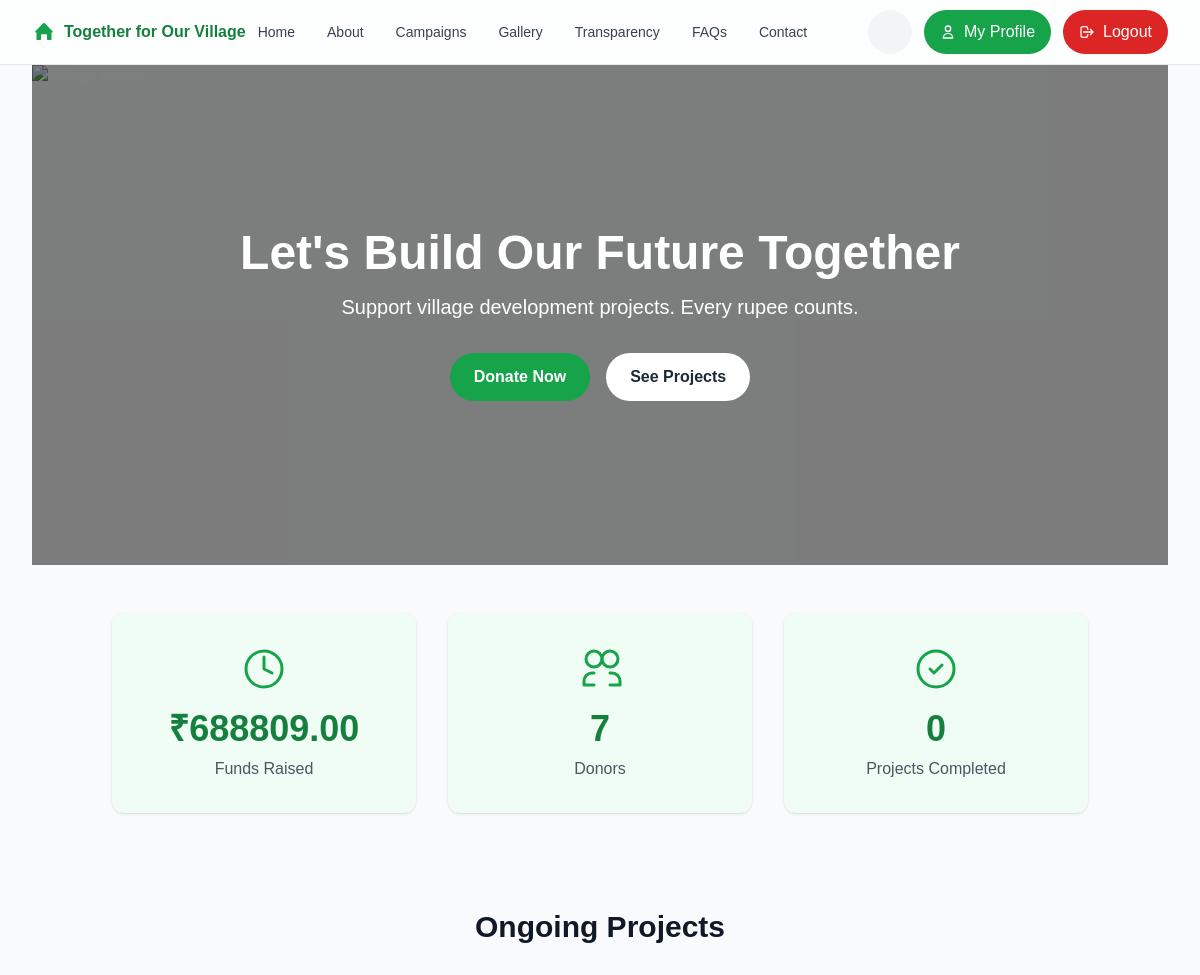
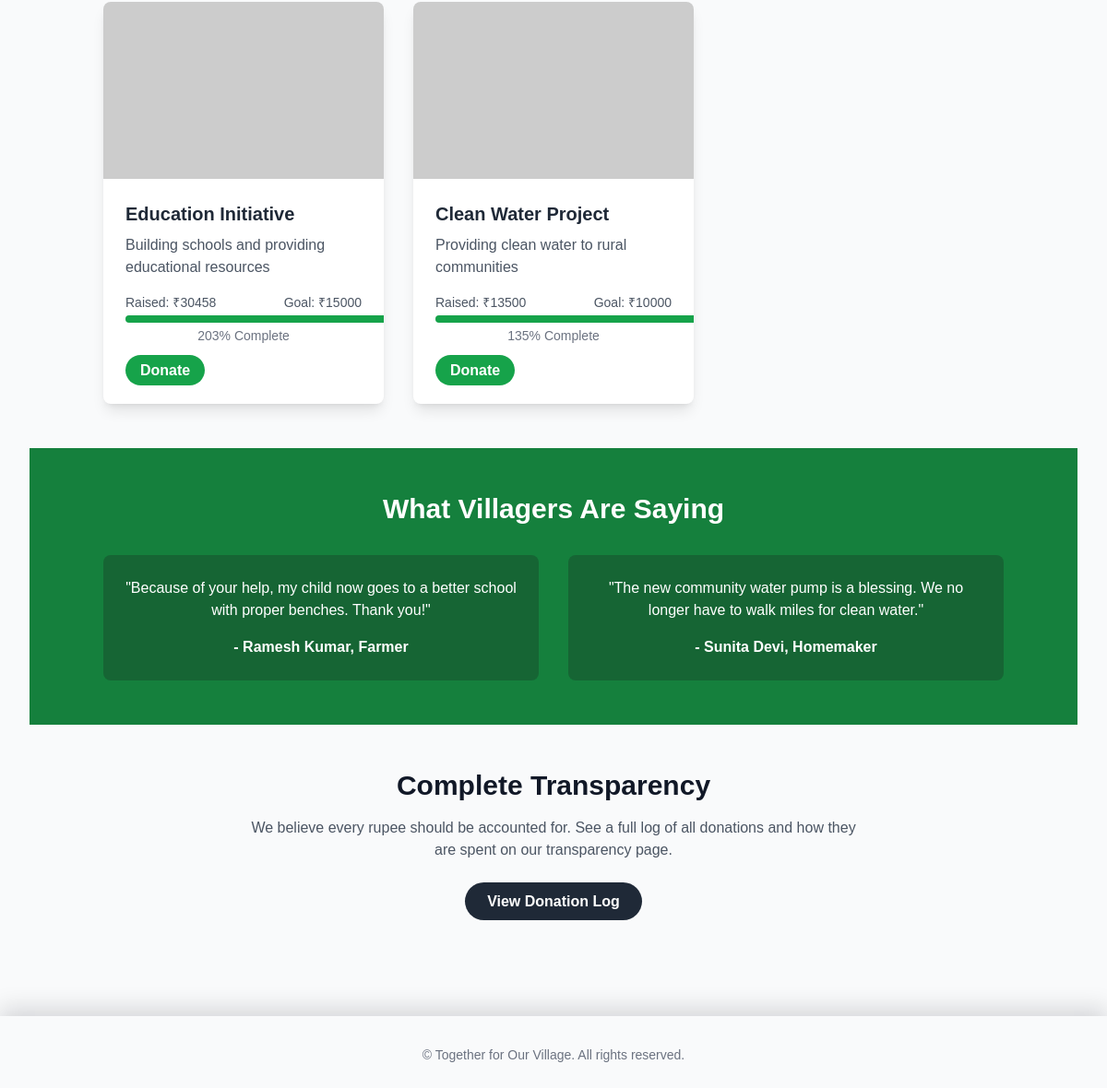
The app's page / (signed in) with its own data (2 pictures, top to bottom).
### features/models.py (models this page shows, shortened)
class Campaign(models.Model):
    title = models.CharField(max_length=200)
    description = models.TextField()
    target_amount = models.DecimalField(max_digits=10, decimal_places=2)
    collected_amount = models.DecimalField(max_digits=10, decimal_places=2, default=0)
    start_date = models.DateField()
    end_date = models.DateField()
    is_active = models.BooleanField(default=True)
    created_at = models.DateTimeField(auto_now_add=True)
    image = models.ImageField(upload_to="campaign_images/", null=True, blank=True)
    @property
    def progress_percentage(self):
        if self.target_amount > 0:
            return (self.collected_amount / self.target_amount) * 100
        return 0

### features/views.py (the view)
# urls.py: path("", TemplateView.as_view(template_name="accounts/home.html"), name="home"),
def home(request):
    active_campaigns = Campaign.objects.filter(
        is_active=True, end_date__gte=timezone.now().date()
    ).order_by("-created_at")
    total_funds_raised = (
        Donation.objects.filter(status="COMPLETED").aggregate(total=Sum("amount"))[
            "total"
        ]
        or 0
    )
    donor_count = (
        Donation.objects.filter(status="COMPLETED").values("donor").distinct().count()
    )
    projects_completed_count = Campaign.objects.filter(
        is_active=False, collected_amount__gte=models.F("target_amount")
    ).count()
    context = {
        "active_campaigns": active_campaigns,
        "total_funds_raised": total_funds_raised,
        "donor_count": donor_count,
        "projects_completed_count": projects_completed_count,
    }
    return render(request, "features/home.html", context)

### features/templates/features/home.html (shortened to what this page needs)
{% extends 'features/base.html' %}
{% load static %}
{% block content %}
<section class="hero-bg text-white py-12 sm:py-16 lg:py-20 flex items-center justify-center min-h-[300px] sm:min-h-[400px] lg:min-h-[500px] dark:text-white">
    <img id="hero-img" class="hero-img" style="display:none" alt="Village scene" />
    <div class="overlay"></div>
    <div class="container mx-auto text-center px-4 sm:px-6 hero-content">
        <h1 class="text-2xl sm:text-3xl md:text-4xl lg:text-5xl xl:text-6xl font-bold mb-3 sm:mb-4 leading-tight">Let's Build Our Future Together</h1>
        <p class="text-base sm:text-lg md:text-xl mb-6 sm:mb-8 max-w-2xl mx-auto">Support village development projects. Every rupee counts.</p>
        <div class="flex flex-col sm:flex-row gap-3 sm:gap-4 justify-center items-center">
            <a href="{% url 'features:campaign_list' %}"
                class="w-full sm:w-auto bg-green-600 hover:bg-green-700 text-white font-bold py-3 px-6 rounded-full transition-colors text-center">Donate Now</a>
            <a href="#projects" class="w-full sm:w-auto bg-white hover:bg-gray-200 text-gray-800 font-bold py-3 px-6 rounded-full transition-colors text-center">See Projects</a>
        </div>
    </div>
</section>
<section class="py-8 sm:py-12 bg-gray-50 dark:bg-gray-900">
    <div class="container mx-auto px-4 sm:px-6">
        <div class="grid grid-cols-1 sm:grid-cols-2 lg:grid-cols-3 gap-4 sm:gap-6 lg:gap-8 text-center">
            <div
                class="flex flex-col items-center bg-green-50 dark:bg-gray-800 rounded-xl p-4 sm:p-6 lg:p-8 shadow hover:shadow-lg transition-all duration-300">
                <div class="mb-3 sm:mb-4 text-green-600">
                </div>
                <h3 class="text-2xl sm:text-3xl lg:text-4xl font-bold text-green-700 dark:text-green-400">₹{{ total_funds_raised|floatformat:2 }}</h3>
                <p class="text-gray-600 dark:text-gray-300 mt-1 sm:mt-2 text-sm sm:text-base">Funds Raised</p>
            </div>
            <div
                class="flex flex-col items-center bg-green-50 dark:bg-gray-800 rounded-xl p-4 sm:p-6 lg:p-8 shadow hover:shadow-lg transition-all duration-300">
                <div class="mb-3 sm:mb-4 text-green-600">
                </div>
                <h3 class="text-2xl sm:text-3xl lg:text-4xl font-bold text-green-700 dark:text-green-400">{{ donor_count }}</h3>
                <p class="text-gray-600 dark:text-gray-300 mt-1 sm:mt-2 text-sm sm:text-base">Donors</p>
            </div>
            <div
                class="flex flex-col items-center bg-green-50 dark:bg-gray-800 rounded-xl p-4 sm:p-6 lg:p-8 shadow hover:shadow-lg transition-all duration-300 sm:col-span-2 lg:col-span-1">
                <div class="mb-3 sm:mb-4 text-green-600">
                </div>
                <h3 class="text-2xl sm:text-3xl lg:text-4xl font-bold text-green-700 dark:text-green-400">{{ projects_completed_count }}</h3>
                <p class="text-gray-600 dark:text-gray-300 mt-1 sm:mt-2 text-sm sm:text-base">Projects Completed</p>
            </div>
        </div>
    </div>
</section>
<section id="projects" class="py-8 sm:py-12">
    <div class="container mx-auto px-4 sm:px-6">
        <h2 class="text-2xl sm:text-3xl font-bold text-center mb-6 sm:mb-8">Ongoing Projects</h2>
        <div class="grid grid-cols-1 sm:grid-cols-2 lg:grid-cols-3 gap-4 sm:gap-6 lg:gap-8">
            {% for campaign in active_campaigns %}
            <div
                class="bg-white dark:bg-gray-800 rounded-lg shadow-lg overflow-hidden transform hover:-translate-y-2 transition-all duration-300">
                {% if campaign.image %}
                <img src="{{ campaign.image.url }}" alt="{{ campaign.title }}" class="w-full h-40 sm:h-48 object-cover">
                {% else %}
                <img src="https://via.placeholder.com/400x200" alt="Placeholder" class="w-full h-40 sm:h-48 object-cover">
                {% endif %}
                <div class="p-4 sm:p-6">
                    <h3 class="text-lg sm:text-xl font-bold mb-2 text-gray-800 dark:text-gray-200">{{ campaign.title }}</h3>
                    <p class="text-gray-600 dark:text-gray-300 mb-4 text-sm sm:text-base">{{ campaign.description|truncatewords:15 }}</p>
                    <div class="mb-4">
                        <div class="flex justify-between text-xs sm:text-sm text-gray-600 dark:text-gray-400 mb-1">
                            <span>Raised: ₹{{ campaign.collected_amount|floatformat:0 }}</span>
                            <span>Goal: ₹{{ campaign.target_amount|floatformat:0 }}</span>
                        </div>
                        <div class="w-full bg-gray-200 dark:bg-gray-700 rounded-full h-2">
                            <div class="bg-green-600 text-xs font-medium text-white text-center p-0.5 leading-none rounded-full h-2"
                                style="width: {{ campaign.progress_percentage|floatformat:0 }}%"></div>
                        </div>
                        <div class="text-xs sm:text-sm text-gray-500 dark:text-gray-400 mt-1 text-center">
                            {{ campaign.progress_percentage|floatformat:0 }}% Complete
                        </div>
                    </div>
                    <a href="{% url 'features:campaign_detail' campaign.id %}"
                        class="w-full text-center bg-green-600 hover:bg-green-700 text-white font-bold py-2 px-4 rounded-full transition-colors text-sm sm:text-base">Donate</a>
                </div>
            </div>
            {% empty %}
            <div class="col-span-full text-center text-gray-600 dark:text-gray-400 py-8">
                <p class="text-lg">No active projects right now. Please check back later!</p>
            </div>
            {% endfor %}
        </div>
    </div>
</section>
<section class="py-8 sm:py-12 bg-green-700 text-white">
    <div class="container mx-auto px-4 sm:px-6 text-center">
        <h2 class="text-2xl sm:text-3xl font-bold mb-6 sm:mb-8">What Villagers Are Saying</h2>
        <div class="grid grid-cols-1 lg:grid-cols-2 gap-4 sm:gap-6 lg:gap-8">
            <div class="bg-green-800 p-4 sm:p-6 rounded-lg">
                <p class="mb-4 text-sm sm:text-base">"Because of your help, my child now goes to a better school with proper benches. Thank
                    you!"</p>
                <p class="font-bold text-sm sm:text-base">- Ramesh Kumar, Farmer</p>
            </div>
            <div class="bg-green-800 p-4 sm:p-6 rounded-lg">
                <p class="mb-4 text-sm sm:text-base">"The new community water pump is a blessing. We no longer have to walk miles for clean
                    water."</p>
                <p class="font-bold text-sm sm:text-base">- Sunita Devi, Homemaker</p>
            </div>
        </div>
    </div>
</section>
<section class="py-8 sm:py-12">
    <div class="container mx-auto px-4 sm:px-6 text-center">
        <h2 class="text-2xl sm:text-3xl font-bold mb-3 sm:mb-4">Complete Transparency</h2>
        <p class="text-gray-600 dark:text-gray-300 mb-6 sm:mb-8 max-w-2xl mx-auto text-sm sm:text-base">We believe every rupee should be accounted for. See a full log
            of all donations and how they are spent on our transparency page.</p>
        <a href="{% url 'features:fund_usage' %}"
            class="bg-gray-800 hover:bg-gray-900 dark:bg-gray-700 dark:hover:bg-gray-600 text-white font-bold py-3 px-6 rounded-full transition-colors text-sm sm:text-base">View Donation Log</a>
    </div>
</section>
{% endblock %}

### static/css/custom.css (style rules this page uses)
body { font-family: 'Poppins', sans-serif; }
* { transition: color 0.2s ease, background-color 0.2s ease, border-color 0.2s ease, box-shadow 0.2s ease, transform 0.2s ease; }
html:not(.dark) { background-color: #f9fafb; }
.hero-bg .overlay { background: linear-gradient(180deg, rgba(2, 6, 23, 0.55), rgba(2, 6, 23, 0.25)); }
.rounded-xl { border-radius: 16px; }
.hero-img { animation: fadeIn 600ms ease forwards; }

### features/templates/features/home.html (style rules this page uses)
.hero-bg { position: relative; overflow: hidden; min-height: 400px; }
.hero-bg img.hero-img { position: absolute; top: 0; left: 0; width: 100%; height: 100%; object-fit: cover; z-index: 0; display: none; }
.hero-bg .overlay { position: absolute; top: 0; left: 0; width: 100%; height: 100%; background: rgba(0, 0, 0, 0.5); z-index: 1; }
.hero-bg .hero-content { position: relative; z-index: 2; }

### records on screen
Campaign: title "Education Initiative", description "Building schools and providing educational resources", collected_amount "30458", target_amount "15000", progress_percentage "203"
Campaign: title "Clean Water Project", description "Providing clean water to rural communities", collected_amount "13500", target_amount "10000", progress_percentage "135"

### other values on screen
{{ total_funds_raised|floatformat:2 }} "688809.00"
{{ donor_count }} "7"
{{ projects_completed_count }} "0"
